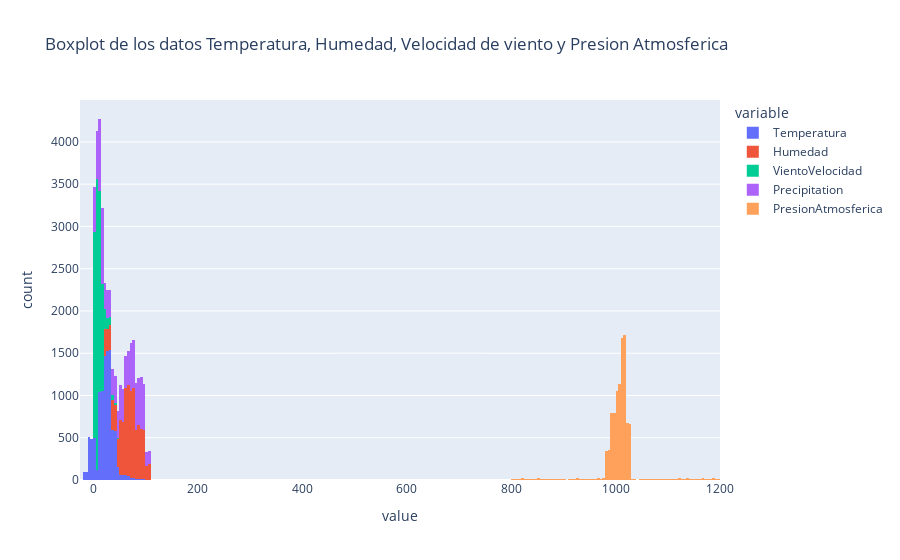

This figure's notebook cell:
### Markdown cell above
Debido a las distintas escalas de los datos, más allá que vemos necesario normalizar, se procede a hacer dos boxplots:
- Uno para los datos: Temperatura, Humedad, VientoVelocidad y Precipitation.
- Otro para PresionAtomosferica.

### Code cell
histogram_ = px.histogram(df.drop(columns=['Estacion','TipoClima','Localizacion']), title='Boxplot de los datos Temperatura, Humedad, Velocidad de viento y Presion Atmosferica', nbins=500)
histogram_.show()

### Figure 1 — Plotly figure (JSON) as saved in the notebook; plotly's stock layout.template omitted (floating-point values rounded to 4 significant figures; data arrays with more than 128 entries replaced by an {"elided": "..."} marker saying what was removed)
{"data": [{"alignmentgroup": "True", "bingroup": "x", "hovertemplate": "variable=Temperatura<br>value=%{x}<br>count=%{y}<extra></extra>", "legendgroup": "Temperatura", "marker": {"color": "#636efa", "pattern": {"shape": ""}}, "name": "Temperatura", "nbinsx": 500, "offsetgroup": "Temperatura", "orientation": "v", "showlegend": true, "type": "histogram", "x": {"elided": "10090 int values"}, "xaxis": "x", "yaxis": "y"}, {"alignmentgroup": "True", "bingroup": "x", "hovertemplate": "variable=Humedad<br>value=%{x}<br>count=%{y}<extra></extra>", "legendgroup": "Humedad", "marker": {"color": "#EF553B", "pattern": {"shape": ""}}, "name": "Humedad", "nbinsx": 500, "offsetgroup": "Humedad", "orientation": "v", "showlegend": true, "type": "histogram", "x": {"elided": "10090 int values"}, "xaxis": "x", "yaxis": "y"}, {"alignmentgroup": "True", "bingroup": "x", "hovertemplate": "variable=VientoVelocidad<br>value=%{x}<br>count=%{y}<extra></extra>", "legendgroup": "VientoVelocidad", "marker": {"color": "#00cc96", "pattern": {"shape": ""}}, "name": "VientoVelocidad", "nbinsx": 500, "offsetgroup": "VientoVelocidad", "orientation": "v", "showlegend": true, "type": "histogram", "x": {"elided": "10090 float values"}, "xaxis": "x", "yaxis": "y"}, {"alignmentgroup": "True", "bingroup": "x", "hovertemplate": "variable=Precipitation<br>value=%{x}<br>count=%{y}<extra></extra>", "legendgroup": "Precipitation", "marker": {"color": "#ab63fa", "pattern": {"shape": ""}}, "name": "Precipitation", "nbinsx": 500, "offsetgroup": "Precipitation", "orientation": "v", "showlegend": true, "type": "histogram", "x": {"elided": "10090 int values"}, "xaxis": "x", "yaxis": "y"}, {"alignmentgroup": "True", "bingroup": "x", "hovertemplate": "variable=PresionAtmosferica<br>value=%{x}<br>count=%{y}<extra></extra>", "legendgroup": "PresionAtmosferica", "marker": {"color": "#FFA15A", "pattern": {"shape": ""}}, "name": "PresionAtmosferica", "nbinsx": 500, "offsetgroup": "PresionAtmosferica", "orientation": "v", "showlegend": true, "type": "histogram", "x": {"elided": "10090 float values"}, "xaxis": "x", "yaxis": "y"}], "layout": {"barmode": "relative", "legend": {"title": {"text": "variable"}, "tracegroupgap": 0}, "title": {"text": "Boxplot de los datos Temperatura, Humedad, Velocidad de viento y Presion Atmosferica"}, "xaxis": {"anchor": "y", "domain": [0, 1], "title": {"text": "value"}}, "yaxis": {"anchor": "x", "domain": [0, 1], "title": {"text": "count"}}}}
